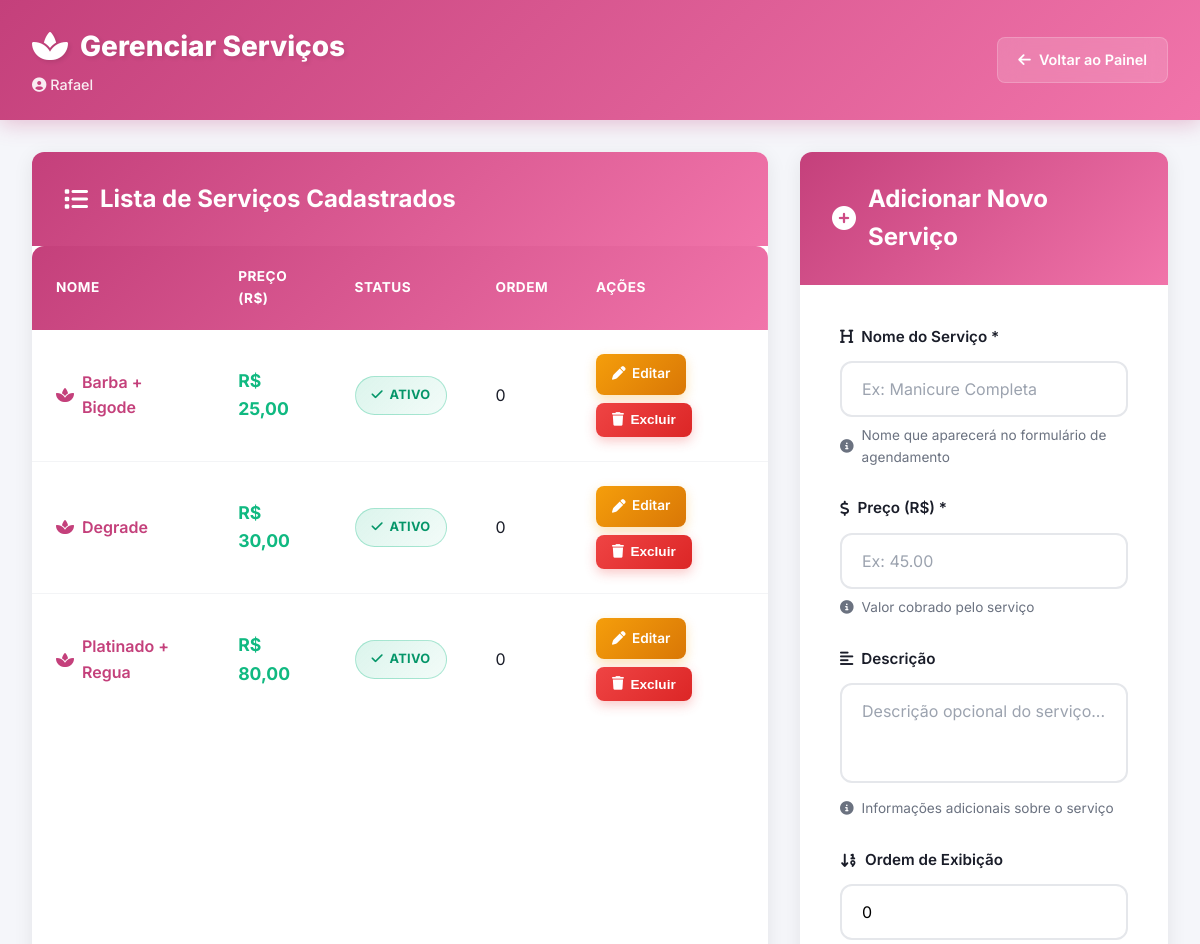
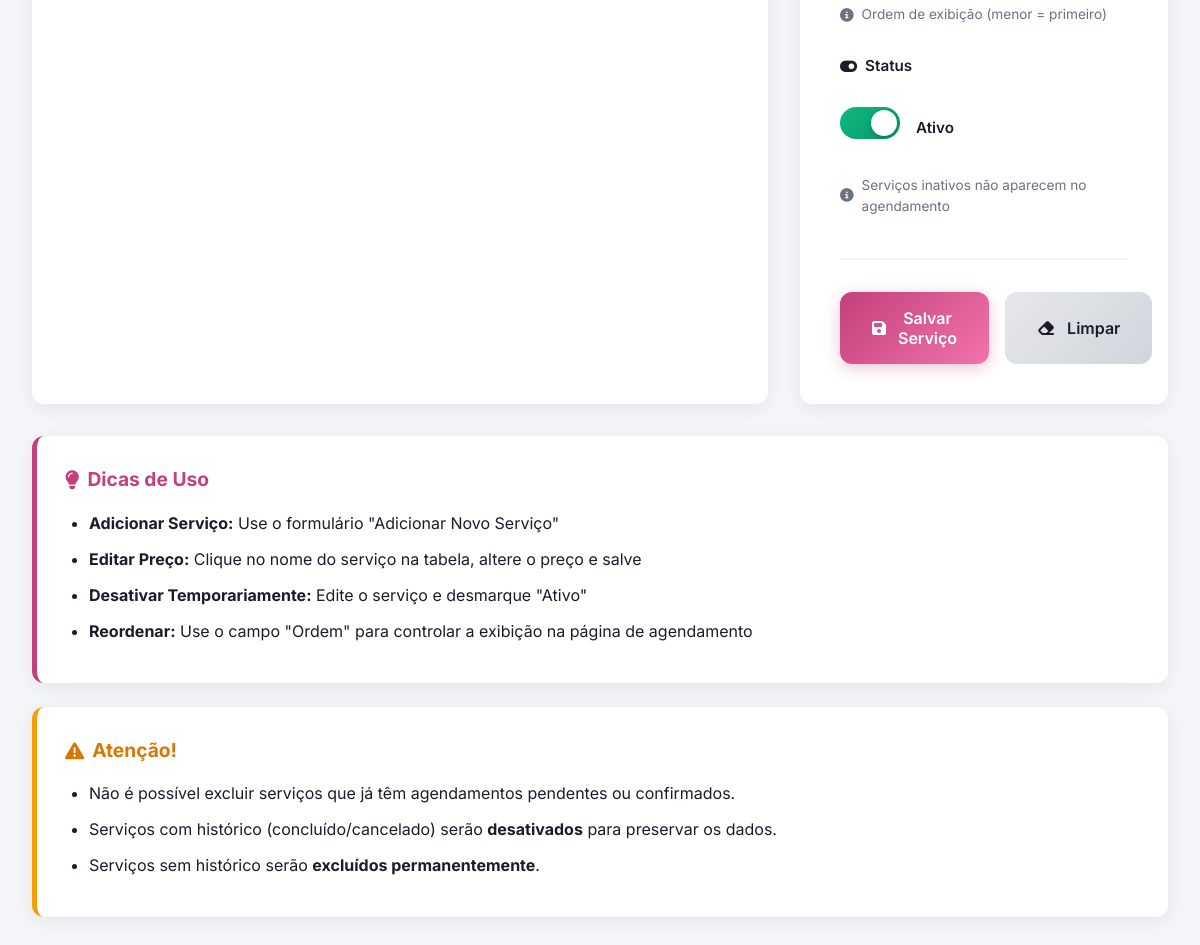
The app's page /pagina-admin/ (signed in) with its own data (2 pictures, top to bottom).
### LihStudio/models.py (models this page shows, shortened)
class Servico(models.Model):
    nome = models.CharField("Nome do Serviço", max_length=100, unique=True)
    preco = models.DecimalField("Preço (R$)", max_digits=8, decimal_places=2)
    descricao = models.TextField("Descrição", blank=True, help_text="Descrição opcional do serviço")
    ativo = models.BooleanField("Ativo", default=True, help_text="Serviços inativos não aparecem no agendamento")
    ordem = models.IntegerField("Ordem de Exibição", default=0, help_text="Ordem de exibição (menor = primeiro)")
    criado_em = models.DateTimeField(auto_now_add=True)
    atualizado_em = models.DateTimeField(auto_now=True)
    class Meta:
        ordering = ['ordem', 'nome']
        verbose_name = "Serviço"
        verbose_name_plural = "Serviços"

### LihStudio/views.py (the view)
    def _wrapped_view(request, *args, **kwargs):
        if not request.user.is_authenticated:
            messages.warning(request, 'Você precisa fazer login para acessar esta área.')
            return redirect('login')
        if not request.user.is_superuser:
            messages.error(request, 'Acesso restrito a administradores.')
            return redirect('home')
        return view_func(request, *args, **kwargs)

### LihStudio/views.py (called while the page is built)
def only_admin(view_func):
    def _wrapped_view(request, *args, **kwargs):
        if not request.user.is_authenticated:
            messages.warning(request, 'Você precisa fazer login para acessar esta área.')
            return redirect('login')
        if not request.user.is_superuser:
            messages.error(request, 'Acesso restrito a administradores.')
            return redirect('home')
        return view_func(request, *args, **kwargs)
    return _wrapped_view

@only_admin
def pagina_administrador(request):
    if request.method == 'POST':
        form = ServicoForm(request.POST)
        if form.is_valid():
            form.save()
            messages.success(request, 'Serviço salvo com sucesso!')
            return redirect('pagina_admin')
        else:
            messages.error(request, 'Erro ao salvar o serviço. Verifique os campos.')
    else:
        form = ServicoForm()
    servicos = Servico.objects.all().order_by('ordem', 'nome')
    context = {
        'servicos': servicos, # A lista de serviços para a tabela
        'form': form         # O formulário de "Adicionar Novo"
    }
    return render(request, 'LihStudio/pagina_admin.html', context)

### LihStudio/templates/LihStudio/pagina_admin.html (shortened to what this page needs)
{% load static %}
<!DOCTYPE html>
<html lang="pt-br">
<head>
    <link rel="stylesheet" href="https://cdnjs.cloudflare.com/ajax/libs/font-awesome/6.4.0/css/all.min.css">
</head>
<body>
    <header class="admin-header">
        <div class="header-content">
            <div class="header-left">
                <h1>
                    <i class="fas fa-spa"></i>
                    Gerenciar Serviços
                </h1>
                {% if user.is_authenticated %}
                <div class="user-info">
                    <i class="fas fa-user-circle"></i> {{ user.get_full_name|default:user.username }}
                </div>
                {% endif %}
            </div>
            <div class="header-actions">
                <a href="{% url 'painel_dona' %}" class="action-link">
                <i class="fas fa-arrow-left"></i> Voltar ao Painel
            </a>
            </div>
        </div>
    </header>
    <div class="admin-container">
        <div class="layout-grid">
            <section class="card">
                <div class="card-header">
                    <h2><i class="fas fa-list"></i> Lista de Serviços Cadastrados</h2>
                </div>
                <div class="card-body">
                    <div class="table-wrapper">
                        <table class="service-table">
                            <thead>
                                <tr>
                                    <th>Nome</th>
                                    <th>Preço (R$)</th>
                                    <th>Status</th>
                                    <th>Ordem</th>
                                    <th>Ações</th>
                                </tr>
                            </thead>
                            <tbody>
                                {% for servico in servicos %}
                                <tr>
                                    <td>
                                        <a href="{% url 'editar_servico' servico.id %}" class="service-name-link" title="Clique para editar">
                                            <i class="fas fa-spa"></i> {{ servico.nome }}
                                        </a>
                                    </td>
                                    <td><span class="price">R$ {{ servico.preco|floatformat:2 }}</span></td>
                                    <td>
                                        {% if servico.ativo %}
                                            <span class="status-badge status-active">
                                                <i class="fas fa-check"></i> Ativo
                                            </span>
                                        {% else %}
                                            <span class="status-badge status-inactive">
                                                <i class="fas fa-times"></i> Inativo
                                            </span>
                                        {% endif %}
                                    </td>
                                    <td>{{ servico.ordem }}</td>
                                    <td class="actions">
                                        <a href="{% url 'editar_servico' servico.id %}" class="action-btn btn-edit">
                                            <i class="fas fa-pen"></i> Editar
                                        </a>
                                        <form method="POST" action="{% url 'excluir_servico' servico.id %}" class="btn-delete-form">
                                            <button type="submit" class="action-btn btn-delete"
                                                    onclick="return confirm('Tem certeza que deseja excluir o serviço \'{{ servico.nome|escapejs }}\'?');">
                                                <i class="fas fa-trash"></i> Excluir
                                            </button>
                                        </form>
                                    </td>
                                </tr>
                                {% endfor %}
                            </tbody>
                        </table>
                    </div>
                </div>
            </section>
            <section class="card form-section">
                <div class="card-header">
                    <h2><i class="fas fa-plus-circle"></i> Adicionar Novo Serviço</h2>
                </div>
                <div class="card-body">
                    <form method="POST" action="{% url 'pagina_admin' %}">
                        <div class="form-group">
                            <label for="{{ form.nome.id_for_label }}">
                                <i class="fas fa-heading"></i> Nome do Serviço *
                            </label>
                            {{ form.nome }}
                            <div class="help-text"><i class="fas fa-info-circle"></i> {{ form.nome.help_text }}</div>
                        </div>
                        <div class="form-group">
                            <label for="{{ form.preco.id_for_label }}">
                                <i class="fas fa-dollar-sign"></i> Preço (R$) *
                            </label>
                            {{ form.preco }}
                            <div class="help-text"><i class="fas fa-info-circle"></i> {{ form.preco.help_text }}</div>
                        </div>
                        <div class="form-group">
                            <label for="{{ form.descricao.id_for_label }}">
                                <i class="fas fa-align-left"></i> Descrição
                            </label>
                            {{ form.descricao }}
                            <div class="help-text"><i class="fas fa-info-circle"></i> {{ form.descricao.help_text }}</div>
                        </div>
                        <div class="form-group">
                            <label for="{{ form.ordem.id_for_label }}">
                                <i class="fas fa-sort-numeric-down"></i> Ordem de Exibição
                            </label>
                            {{ form.ordem }}
                            <div class="help-text"><i class="fas fa-info-circle"></i> {{ form.ordem.help_text }}</div>
                        </div>
                        <div class="form-group">
                            <label>
                                <i class="fas fa-toggle-on"></i> Status
                            </label>
                            <div class="switch-container">
                                <label for="{{ form.ativo.id_for_label }}" class="switch-slider"></label>
                                <span class="switch-label-text">{{ form.ativo.label }}</span>
                            </div>
                            <div class="help-text"><i class="fas fa-info-circle"></i> {{ form.ativo.help_text }}</div>
                        </div>
                        <div class="form-actions">
                            <button type="submit" class="btn btn-primary">
                                <i class="fas fa-save"></i> Salvar Serviço
                            </button>
                            <button type="reset" class="btn btn-secondary">
                                <i class="fas fa-eraser"></i> Limpar
                            </button>
                        </div>
                    </form>
                </div>
            </section>
        </div>
        <div class="info-box">
            <h3><i class="fas fa-lightbulb"></i> Dicas de Uso</h3>
            <ul>
                <li><strong>Adicionar Serviço:</strong> Use o formulário "Adicionar Novo Serviço"</li>
                <li><strong>Editar Preço:</strong> Clique no nome do serviço na tabela, altere o preço e salve</li>
                <li><strong>Desativar Temporariamente:</strong> Edite o serviço e desmarque "Ativo"</li>
                <li><strong>Reordenar:</strong> Use o campo "Ordem" para controlar a exibição na página de agendamento</li>
            </ul>
        </div>
        <div class="info-box warning">
            <h3><i class="fas fa-exclamation-triangle"></i> Atenção!</h3>
            <ul>
                <li>Não é possível excluir serviços que já têm agendamentos pendentes ou confirmados.</li>
                <li>Serviços com histórico (concluído/cancelado) serão <strong>desativados</strong> para preservar os dados.</li>
                <li>Serviços sem histórico serão <strong>excluídos permanentemente</strong>.</li>
            </ul>
        </div>
    </div>
</body>
</html>

### records on screen
Servico: nome "Barba + Bigode", preco "25,00", ativo True (drawn), ordem "0"
Servico: nome "Degrade", preco "30,00", ativo True (drawn), ordem "0"
Servico: nome "Platinado + Regua", preco "80,00", ativo True (drawn), ordem "0"

### other values on screen
{{ user.get_full_name|default:user.username }} "Rafael"
